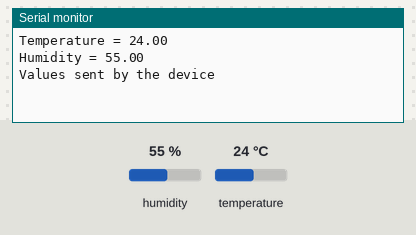
The sketch below on a simulated ESP8266 (NodeMCU). Parts: the last lines printed to the serial monitor. The inputs (shaded band) are chosen by the test bench; at power-on: humidity 55 %, temperature 24 °C.

Above: at 2.7 s.
2.8 s: humidity set to 22 %
At 7.0 s:
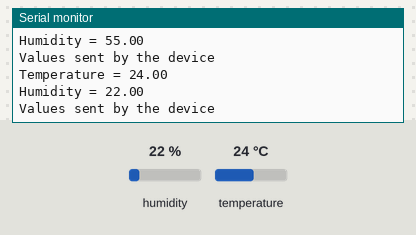
8.8 s: temperature set to 12 °C
At 12.9 s:
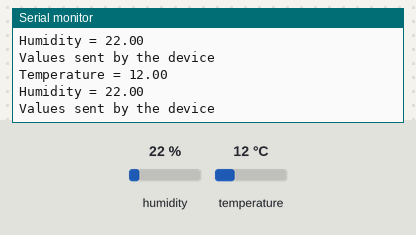
14.8 s: humidity set to 40 %
At 17.6 s:
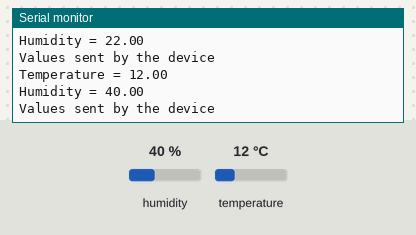
Timing chart, 0 to 19.1 s (numbered marks = the images above; inputs shaded):
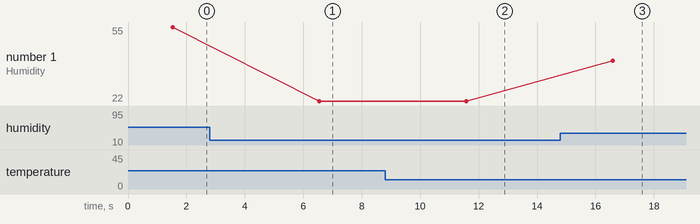

Measured:
- after the input at 2.8 s, the serial monitor: prints a new line after 3.8 s (image 1)
- after the input at 8.8 s, the serial monitor: prints a new line after 2.8 s (image 2)
- after the input at 14.8 s, the serial monitor: prints a new line after 1.8 s (image 3)
- plotted number 1: 55 → 22 after the input at 2.8 s, 22 → 40 after the input at 14.8 s

The sketch:

DHT11_Sensor.ino
```cpp
#include <DHT.h>
#include <Ubidots.h>
#define DHTPIN D5

const char* UBIDOTS_TOKEN = "BBFF-QWVwLk2UWf7kgETCsGoR8bDUs9vWuo";
const char* WIFI_SSID = "...";
const char* WIFI_PASS = "...";

DHT dht(DHTPIN, DHT11);
Ubidots ubidots(UBIDOTS_TOKEN, UBI_HTTP);

void setup(){
	Serial.begin(9600);
  ubidots.wifiConnect(WIFI_SSID, WIFI_PASS);
  dht.begin();
}

void sendDataToUbidots(float temperature, float humidity) {
  ubidots.add("Temperature", temperature);
  ubidots.add("Humidity", humidity);

  bool bufferSent = false;
  bufferSent = ubidots.send();

  if (bufferSent) {
   Serial.println("Values sent by the device");
  }
}

void loop(){
  Serial.print("Temperature = ");
  float temperature = dht.readTemperature();
  Serial.println(temperature);

  Serial.print("Humidity = ");
  float humidity = dht.readHumidity();
  Serial.println(humidity);

  sendDataToUbidots(temperature, humidity);

  delay(5000);
}
```
